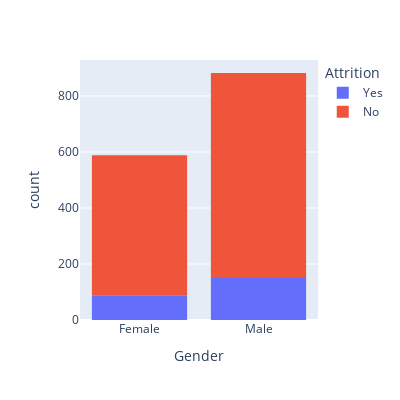

The notebook cell this image was saved under:
### Markdown cell above
##### => People who left have an average age of 34 vs 37 for those that stay

### Code cell
hist = px.histogram(df, x = "Gender", color = "Attrition", width = 400, height = 400)
hist.show()

### Figure 1 — Plotly figure (JSON) as saved in the notebook; plotly's stock layout.template omitted (floating-point values rounded to 4 significant figures; data arrays with more than 128 entries replaced by an {"elided": "..."} marker saying what was removed)
{"data": [{"alignmentgroup": "True", "bingroup": "x", "hovertemplate": "Attrition=Yes<br>Gender=%{x}<br>count=%{y}<extra></extra>", "legendgroup": "Yes", "marker": {"color": "#636efa", "pattern": {"shape": ""}}, "name": "Yes", "offsetgroup": "Yes", "orientation": "v", "showlegend": true, "type": "histogram", "x": {"elided": "237 str values"}, "xaxis": "x", "yaxis": "y"}, {"alignmentgroup": "True", "bingroup": "x", "hovertemplate": "Attrition=No<br>Gender=%{x}<br>count=%{y}<extra></extra>", "legendgroup": "No", "marker": {"color": "#EF553B", "pattern": {"shape": ""}}, "name": "No", "offsetgroup": "No", "orientation": "v", "showlegend": true, "type": "histogram", "x": {"elided": "1233 str values"}, "xaxis": "x", "yaxis": "y"}], "layout": {"barmode": "relative", "height": 400, "legend": {"title": {"text": "Attrition"}, "tracegroupgap": 0}, "margin": {"t": 60}, "width": 400, "xaxis": {"anchor": "y", "autorange": true, "domain": [0, 1], "range": [-0.5, 1.5], "title": {"text": "Gender"}, "type": "category"}, "yaxis": {"anchor": "x", "autorange": true, "domain": [0, 1], "range": [0, 928.4], "title": {"text": "count"}}}}
